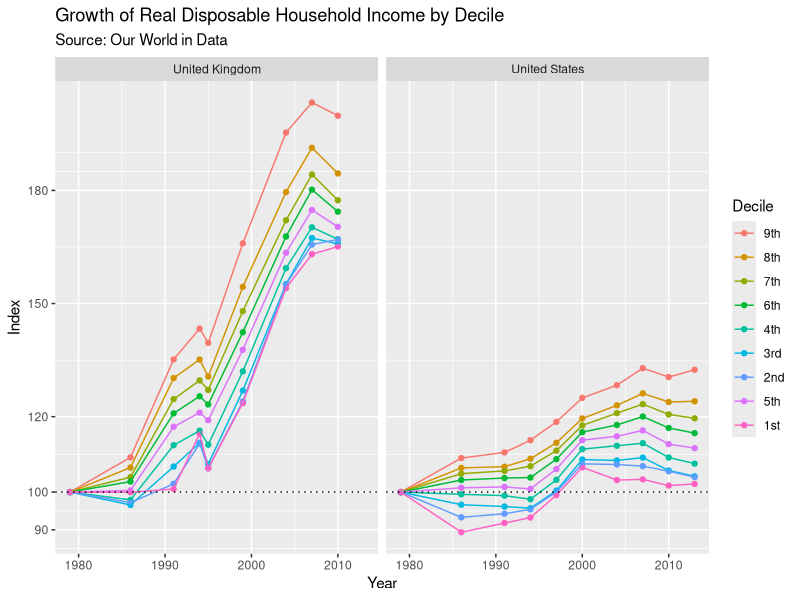

This chart was generated by the following R code:
library(tidyverse)

# https://ourworldindata.org/income-inequality#how-are-the-incomes-of-the-rich-changing-relative-to-the-incomes-of-the-poor
household_income_raw <- read_csv("demos/data/real-disposable-household-income-indexed.csv",
                                 col_types = cols(
                                   Entity = col_character(),
                                   Code = col_character(),
                                   Year = col_integer(),
                                  .default = col_double()
                                 ))

household_income <- 
  household_income_raw %>%
  rename(Country = Entity) %>%
  gather(Decile, Index, matches("\\d+")) %>%
  mutate(Country = as_factor(Country), Decile = as_factor(Decile))

household_income %>%
  filter(Country %in% c("United Kingdom", "United States")) %>%
  ggplot(aes(Year, Index, group = Decile, color = Decile)) +
  geom_point() +
  geom_line() +
  geom_hline(yintercept = 100, linetype = 3) +
  scale_x_continuous(breaks = c(1980, 1990, 2000, 2010)) +
  scale_y_continuous(breaks = c(90, 100, 120, 150, 180)) +
  facet_wrap(vars(Country)) +
  labs(title = "Growth of Real Disposable Household Income by Decile",
       subtitle = "Source: Our World in Data")
